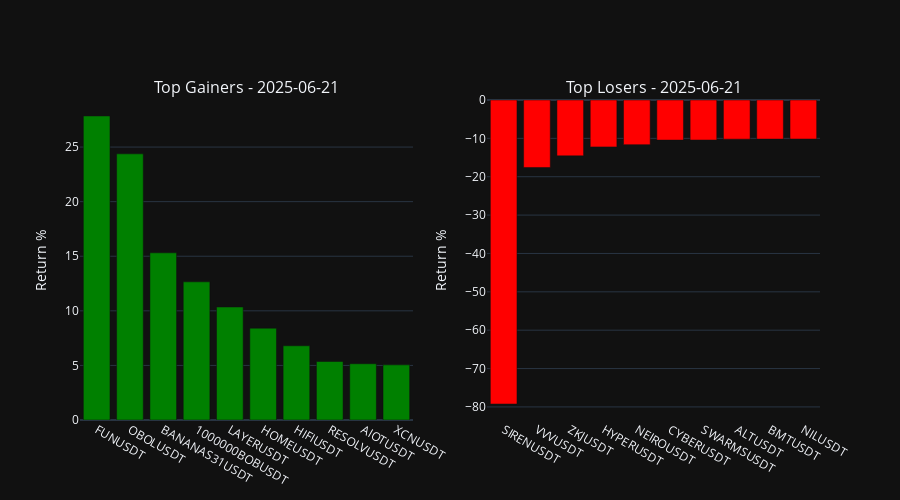
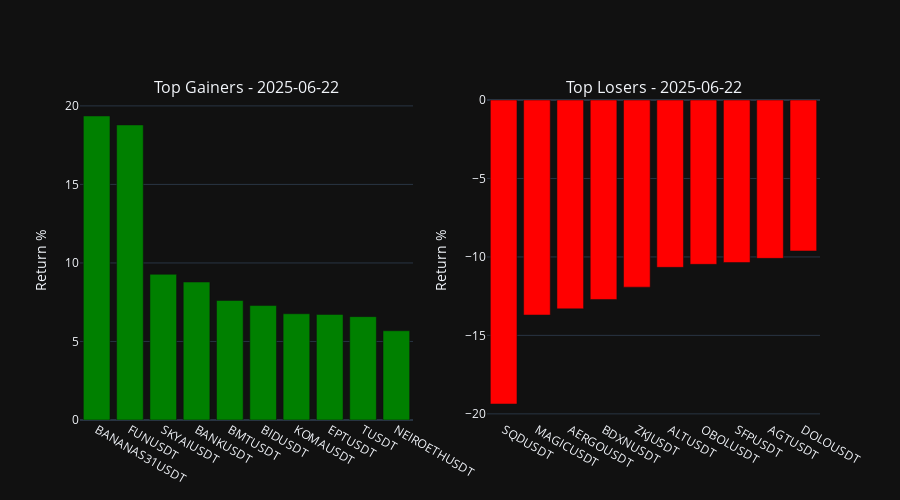
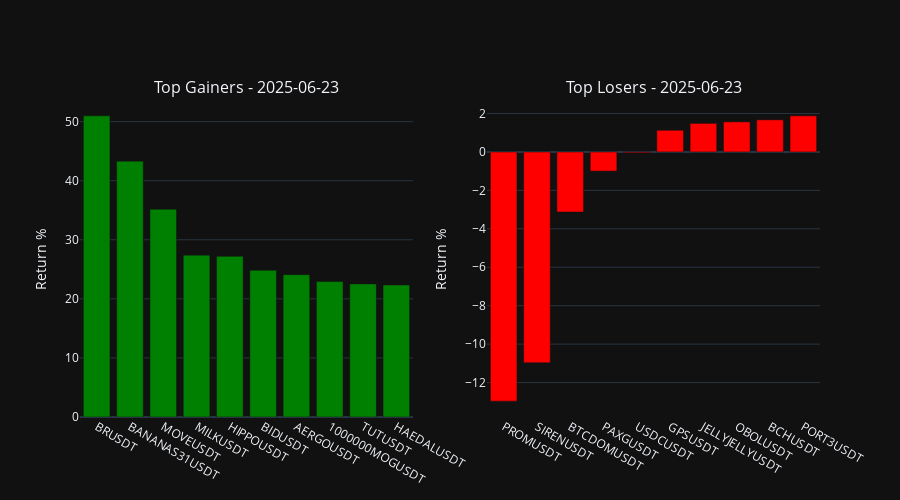
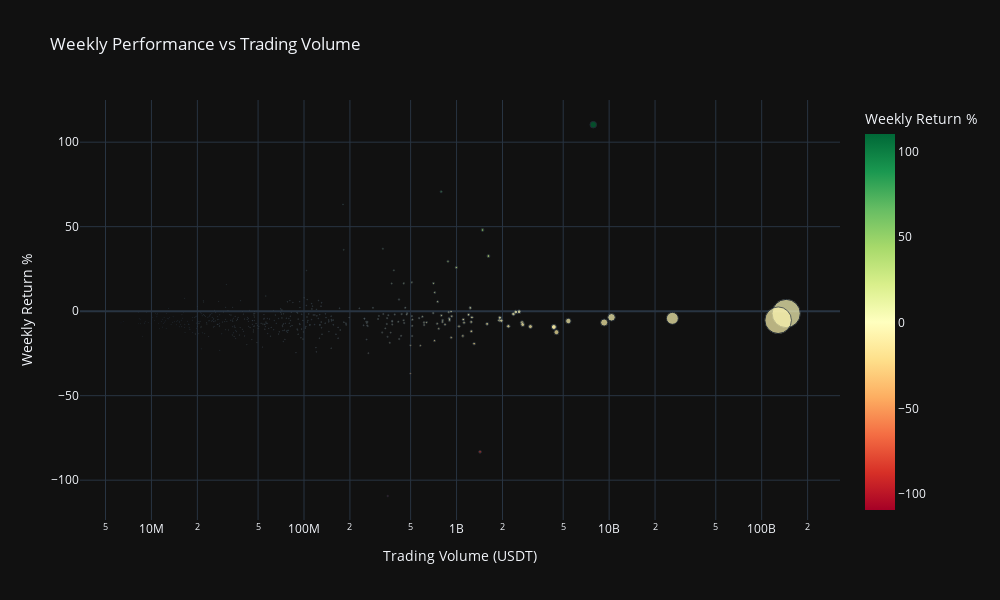

Write notebook code for charts like these, in order.
### Code cell
# 2. Top Movers Dashboard
def create_movers_figure(date):
    gainers = sorted(daily_metrics[date]['gainers'], key=lambda x: x[1], reverse=True)[:10]
    losers = sorted(daily_metrics[date]['losers'], key=lambda x: x[1])[:10]
    
    fig = make_subplots(rows=1, cols=2, subplot_titles=(f"Top Gainers - {date}", f"Top Losers - {date}"))
    
    fig.add_trace(go.Bar(
        x=[x[0] for x in gainers],
        y=[x[1] for x in gainers],
        marker_color='green',
        name='Gainers'
    ), row=1, col=1)
    
    fig.add_trace(go.Bar(
        x=[x[0] for x in losers],
        y=[x[1] for x in losers],
        marker_color='red',
        name='Losers'
    ), row=1, col=2)
    
    fig.update_layout(
        showlegend=False,
        height=500,
        template="plotly_dark",
        yaxis=dict(title="Return %"),
        yaxis2=dict(title="Return %")
    )
    
    return fig

# Display movers for each day
for date in date_list[-3:]:  # Show last 3 days for brevity
    create_movers_figure(date).show()


# 4. Weekly Performance Scatter Plot
weekly_df = pd.DataFrame({
    'Symbol': [x[0] for x in weekly_gainers],
    'Return': [x[1] for x in weekly_gainers],
    'Volume': [sum(volume_data.get(x[0], [0])) for x in weekly_gainers]
})

fig_scatter = px.scatter(
    weekly_df,
    x='Volume',
    y='Return',
    color='Return',
    size='Volume',
    hover_name='Symbol',
    log_x=True,
    title='Weekly Performance vs Trading Volume',
    labels={'Return': 'Weekly Return %', 'Volume': 'Trading Volume (USDT)'},
    color_continuous_scale='RdYlGn'
)

fig_scatter.update_layout(
    height=600,
    width=1000,
    template="plotly_dark",
    hovermode='closest'
)
fig_scatter.show()

# 5. Cumulative Returns Line Chart
top_symbols = [x[0] for x in weekly_gainers[:10]] + [x[0] for x in weekly_losers[:10]]

fig_lines = go.Figure()
for symbol in top_symbols:
    fig_lines.add_trace(go.Scatter(
        x=date_list,
        y=np.cumsum(returns_data.get(symbol, [0]*7)),
        name=symbol,
        mode='lines+markers'
    ))

fig_lines.update_layout(
    title='Cumulative Returns of Top Performers',
    yaxis=dict(title='Cumulative Return %'),
    xaxis=dict(title='Date'),
    height=600,
    width=1000,
    template="plotly_dark",
    hovermode='x unified'
)
fig_lines.show()

### Figure 1 — Plotly figure (JSON) as saved in the notebook; plotly's stock layout.template omitted (floating-point values rounded to 4 significant figures)
{"data": [{"marker": {"color": "green"}, "name": "Gainers", "type": "bar", "x": ["FUNUSDT", "OBOLUSDT", "BANANAS31USDT", "1000000BOBUSDT", "LAYERUSDT", "HOMEUSDT", "HIFIUSDT", "RESOLVUSDT", "AIOTUSDT", "XCNUSDT"], "xaxis": "x", "y": [27.84, 24.38, 15.31, 12.65, 10.35, 8.409, 6.796, 5.361, 5.149, 5.049], "yaxis": "y"}, {"marker": {"color": "red"}, "name": "Losers", "type": "bar", "x": ["SIRENUSDT", "VVVUSDT", "ZKJUSDT", "HYPERUSDT", "NEIROUSDT", "CYBERUSDT", "SWARMSUSDT", "ALTUSDT", "BMTUSDT", "NILUSDT"], "xaxis": "x2", "y": [-79.24, -17.59, -14.56, -12.22, -11.64, -10.45, -10.43, -10.21, -10.19, -10.17], "yaxis": "y2"}], "layout": {"annotations": [{"font": {"size": 16}, "showarrow": false, "text": "Top Gainers - 2025-06-21", "x": 0.225, "xanchor": "center", "xref": "paper", "y": 1, "yanchor": "bottom", "yref": "paper"}, {"font": {"size": 16}, "showarrow": false, "text": "Top Losers - 2025-06-21", "x": 0.775, "xanchor": "center", "xref": "paper", "y": 1, "yanchor": "bottom", "yref": "paper"}], "height": 500, "showlegend": false, "xaxis": {"anchor": "y", "domain": [0, 0.45]}, "xaxis2": {"anchor": "y2", "domain": [0.55, 1]}, "yaxis": {"anchor": "x", "domain": [0, 1], "title": {"text": "Return %"}}, "yaxis2": {"anchor": "x2", "domain": [0, 1], "title": {"text": "Return %"}}}}

### Figure 2 — Plotly figure (JSON) as saved in the notebook; plotly's stock layout.template omitted (floating-point values rounded to 4 significant figures)
{"data": [{"marker": {"color": "green"}, "name": "Gainers", "type": "bar", "x": ["BANANAS31USDT", "FUNUSDT", "SKYAIUSDT", "BANKUSDT", "BMTUSDT", "BIDUSDT", "KOMAUSDT", "EPTUSDT", "TUSDT", "NEIROETHUSDT"], "xaxis": "x", "y": [19.36, 18.79, 9.276, 8.784, 7.609, 7.287, 6.764, 6.722, 6.581, 5.684], "yaxis": "y"}, {"marker": {"color": "red"}, "name": "Losers", "type": "bar", "x": ["SQDUSDT", "MAGICUSDT", "AERGOUSDT", "BDXNUSDT", "ZKJUSDT", "ALTUSDT", "OBOLUSDT", "SFPUSDT", "AGTUSDT", "DOLOUSDT"], "xaxis": "x2", "y": [-19.37, -13.7, -13.31, -12.71, -11.93, -10.66, -10.47, -10.36, -10.09, -9.62], "yaxis": "y2"}], "layout": {"annotations": [{"font": {"size": 16}, "showarrow": false, "text": "Top Gainers - 2025-06-22", "x": 0.225, "xanchor": "center", "xref": "paper", "y": 1, "yanchor": "bottom", "yref": "paper"}, {"font": {"size": 16}, "showarrow": false, "text": "Top Losers - 2025-06-22", "x": 0.775, "xanchor": "center", "xref": "paper", "y": 1, "yanchor": "bottom", "yref": "paper"}], "height": 500, "showlegend": false, "xaxis": {"anchor": "y", "domain": [0, 0.45]}, "xaxis2": {"anchor": "y2", "domain": [0.55, 1]}, "yaxis": {"anchor": "x", "domain": [0, 1], "title": {"text": "Return %"}}, "yaxis2": {"anchor": "x2", "domain": [0, 1], "title": {"text": "Return %"}}}}

### Figure 3 — Plotly figure (JSON) as saved in the notebook; plotly's stock layout.template omitted (floating-point values rounded to 4 significant figures)
{"data": [{"marker": {"color": "green"}, "name": "Gainers", "type": "bar", "x": ["BRUSDT", "BANANAS31USDT", "MOVEUSDT", "MILKUSDT", "HIPPOUSDT", "BIDUSDT", "AERGOUSDT", "1000000MOGUSDT", "TUTUSDT", "HAEDALUSDT"], "xaxis": "x", "y": [50.98, 43.31, 35.18, 27.4, 27.2, 24.84, 24.1, 22.93, 22.53, 22.35], "yaxis": "y"}, {"marker": {"color": "red"}, "name": "Losers", "type": "bar", "x": ["PROMUSDT", "SIRENUSDT", "BTCDOMUSDT", "PAXGUSDT", "USDCUSDT", "GPSUSDT", "JELLYJELLYUSDT", "OBOLUSDT", "BCHUSDT", "PORT3USDT"], "xaxis": "x2", "y": [-12.97, -10.97, -3.124, -0.9976, -0.04374, 1.127, 1.486, 1.565, 1.67, 1.877], "yaxis": "y2"}], "layout": {"annotations": [{"font": {"size": 16}, "showarrow": false, "text": "Top Gainers - 2025-06-23", "x": 0.225, "xanchor": "center", "xref": "paper", "y": 1, "yanchor": "bottom", "yref": "paper"}, {"font": {"size": 16}, "showarrow": false, "text": "Top Losers - 2025-06-23", "x": 0.775, "xanchor": "center", "xref": "paper", "y": 1, "yanchor": "bottom", "yref": "paper"}], "height": 500, "showlegend": false, "xaxis": {"anchor": "y", "domain": [0, 0.45]}, "xaxis2": {"anchor": "y2", "domain": [0.55, 1]}, "yaxis": {"anchor": "x", "domain": [0, 1], "title": {"text": "Return %"}}, "yaxis2": {"anchor": "x2", "domain": [0, 1], "title": {"text": "Return %"}}}}

### Figure 4 — Plotly figure (JSON) as saved in the notebook; plotly's stock layout.template omitted (floating-point values rounded to 4 significant figures; data arrays with more than 128 entries replaced by an {"elided": "..."} marker saying what was removed)
{"data": [{"hovertemplate": "<b>%{hovertext}</b><br><br>Trading Volume (USDT)=%{marker.size}<br>Weekly Return %=%{marker.color}<extra></extra>", "hovertext": {"elided": "433 str values"}, "legendgroup": "", "marker": {"color": {"elided": "433 float values"}, "coloraxis": "coloraxis", "size": {"elided": "433 float values"}, "sizemode": "area", "sizeref": 361800000.0, "symbol": "circle"}, "mode": "markers", "name": "", "orientation": "v", "showlegend": false, "type": "scatter", "x": {"elided": "433 float values"}, "xaxis": "x", "y": {"elided": "433 float values"}, "yaxis": "y"}], "layout": {"coloraxis": {"colorbar": {"title": {"text": "Weekly Return %"}}, "colorscale": [[0, "rgb(165,0,38)"], [0.1, "rgb(215,48,39)"], [0.2, "rgb(244,109,67)"], [0.3, "rgb(253,174,97)"], [0.4, "rgb(254,224,139)"], [0.5, "rgb(255,255,191)"], [0.6, "rgb(217,239,139)"], [0.7, "rgb(166,217,106)"], [0.8, "rgb(102,189,99)"], [0.9, "rgb(26,152,80)"], [1, "rgb(0,104,55)"]]}, "height": 600, "hovermode": "closest", "legend": {"itemsizing": "constant", "tracegroupgap": 0}, "title": {"text": "Weekly Performance vs Trading Volume"}, "width": 1000, "xaxis": {"anchor": "y", "domain": [0, 1], "title": {"text": "Trading Volume (USDT)"}, "type": "log"}, "yaxis": {"anchor": "x", "domain": [0, 1], "title": {"text": "Weekly Return %"}}}}
